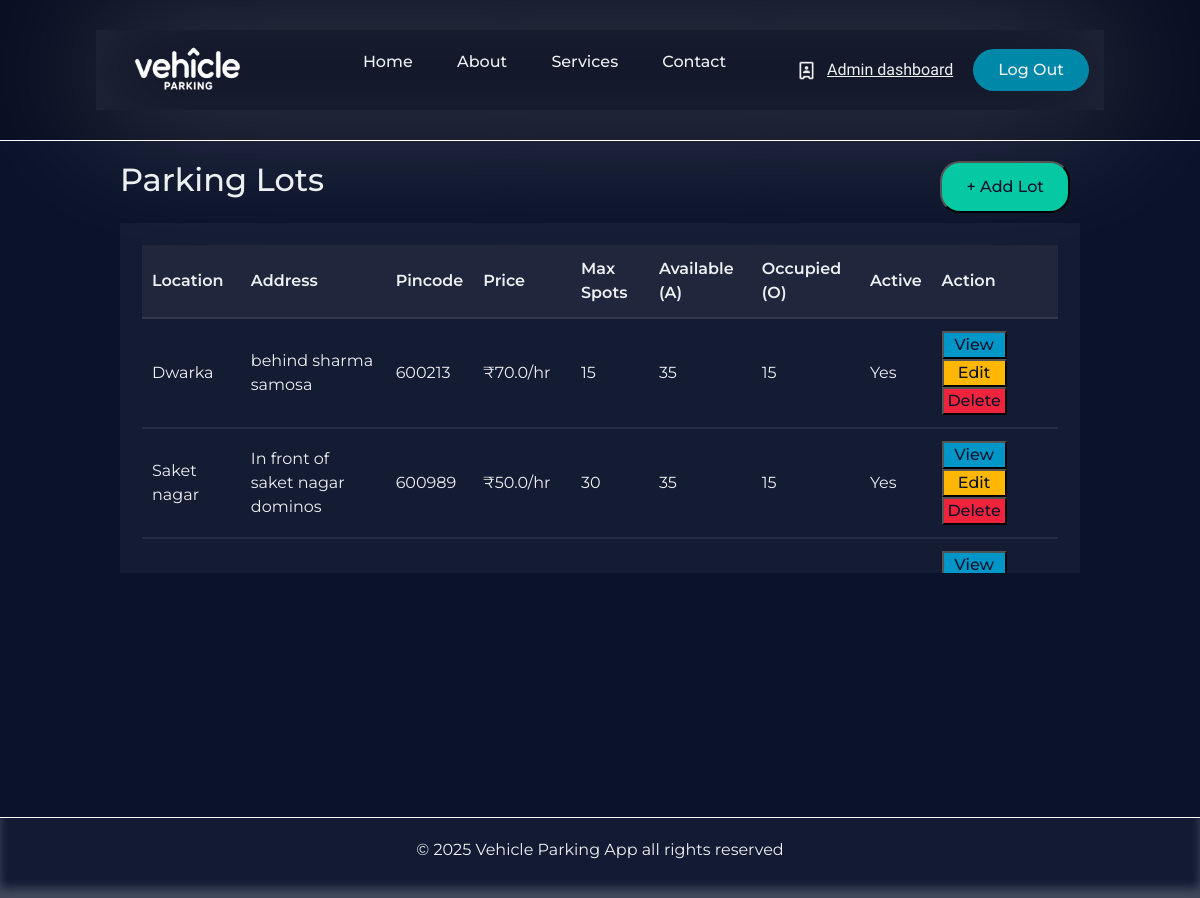
/admin, run on an earlier commit of the app's database.
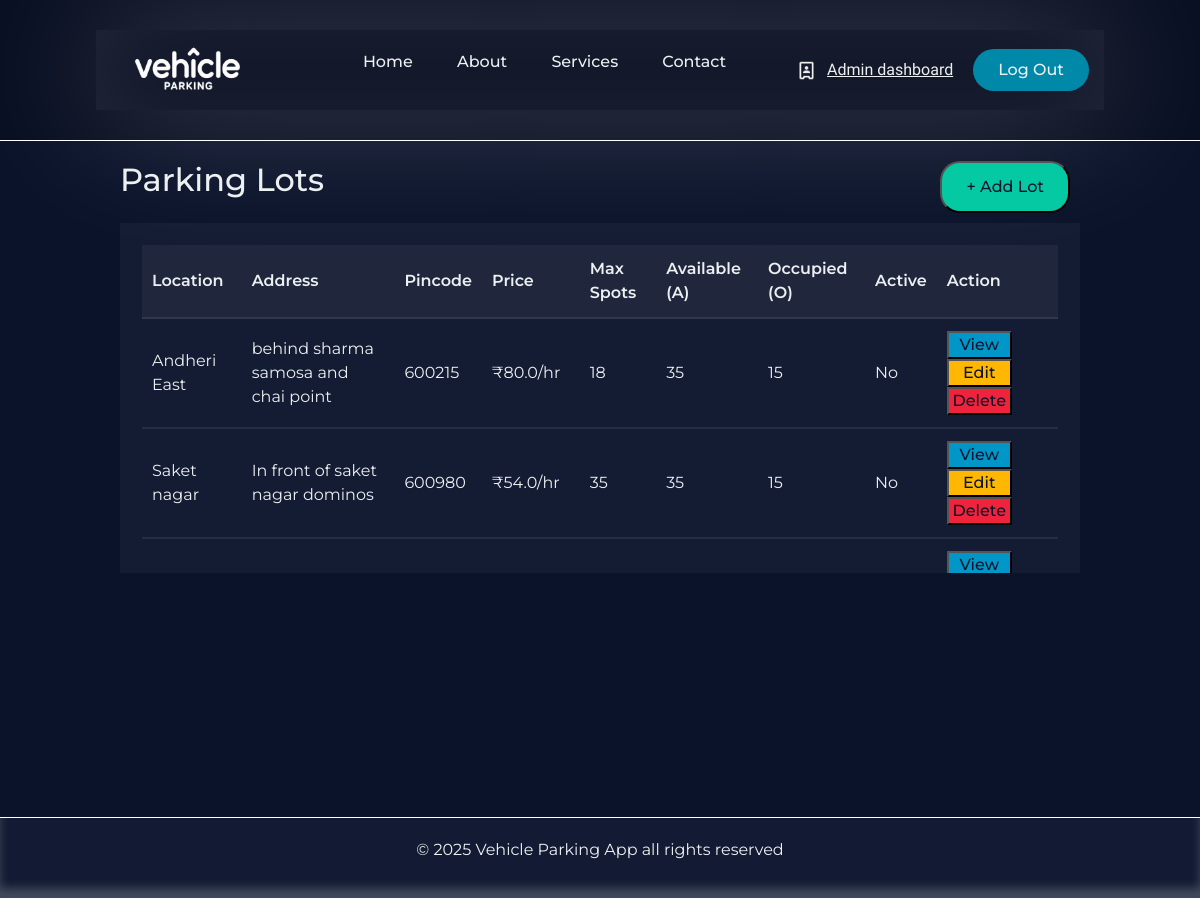
And on a later commit of the database.
### Application/models.py (models this page shows)
class Parkinglot(db.Model):
    __tablename__='parking_lot'
    id=db.Column(db.Integer,primary_key=True)
    prime_location_name=db.Column(db.String(80),nullable=False)
    price=db.Column(db.Float,nullable=False)
    address=db.Column(db.String(250),nullable=False)
    pincode=db.Column(db.String(6),nullable=False)
    maximum_spots=db.Column(db.Integer,nullable=False)
    is_active=db.Column(db.Boolean,default=True,nullable=False)
    spots=db.relationship('Parkingspots',backref='lot',lazy=True)

### Application/controllers.py (the view)
@app.route('/admin')
def admin_dash():
    admin_details=User.query.filter_by(role='admin').first()
    parking_lot_details=Parkinglot.query.all()
    return render_template('admin_dashboard.html',admin_details=admin_details,parking_lot_details=parking_lot_details)

### templates/admin_dashboard.html (shortened to what this page needs)
{% extends 'admin_base.html' %}
{% block content %}
    <div class="admin-parkinglot-table-heading-container">
                    <h2>Parking Lots</h2>
                    <a href="{{url_for('add_new_lot')}}"><button class="admin-parkinglot-table-heading-Addlot-button">+ Add Lot</button></a>
                </div>
                <div class="admin-parkinglot-table-container">
                  <table class="admin-parkinglot-table">
                        <thead>
                          <tr>
                              <th>Location</th>
                              <th>Address</th>
                              <th>Pincode</th>
                              <th>Price</th>
                              <th>Max Spots</th>
                              <th>Available (A)</th>
                              <th>Occupied (O)</th>
                              <th>Active</th>
                              <th>Action</th>
                          </tr>
                        </thead>
                        <tbody>
                         {% for lot in parking_lot_details %}
                        <tr>
                            <td>{{lot.prime_location_name}}</td>
                            <td>{{lot.address}}</td>
                            <td>{{lot.pincode}}</td>
                            <td>₹{{lot.price}}/hr</td>
                            <td>{{lot.maximum_spots}}</td>
                            <td>35</td>
                            <td>15</td>
                            <td>{{'Yes' if lot.is_active else 'No'}}</td>
                            <td class="admin-parking-lot-table-buttons">
                                <a href=""><button class="view-button">View</button></a>
                                 <a href="/edit-parking-lot/{{lot.id}}"><button class="edit-button">Edit</button></a>
                                 <a href=""></a><button class="delete-button">Delete</button></a>
                            </td>
                        </tr>
                        {% endfor %}
                    </tbody>
                  </table>
                </div>
{% endblock %}

### templates/admin_base.html (shortened to what this page needs)
<!DOCTYPE html>
<html lang="en">
  <head>
    <link
      href="https://cdn.jsdelivr.net/npm/bootstrap@5.3.3/dist/css/bootstrap.min.css"
      rel="stylesheet"
    />
    <link rel="stylesheet" href="/static/style.css" />
  </head>
  <body>
    <div class="main_page">
      <header class="header_section">
        <div class="header_canvas">
          <img
            class="logo"
            src="/static/Vehicle parking app logo.png"
            alt="logo"
            height="50px"
            width="150px"
          />
          <nav>
            <ul class="nav__links">
              <li><a href="/">Home</a></li>
              <li><a href="#">About</a></li>
              <li><a href="#">Services</a></li>
              <li><a href="#">Contact</a></li>
            </ul>
          </nav>
          <div class="nav_side_buttons">
            <img id="user_icon" src="/static/admin_icon.png" alt="" />
            <a href="{{url_for('admin_dash')}}"><span id="header_signature">Admin dashboard </span></a>
            <a class="header_register_button" href="#"
              ><button>Log Out</button></a
            >
          </div>
        </div>
      </header>
      <main class="main_section">{% block content %} {% endblock %}</main>
      <footer class="footer_section">
        <p>&copy; 2025 Vehicle Parking App all rights reserved</p>
      </footer>
    </div>
  </body>
</html>

### static/style.css (style rules this page uses)
* { box-sizing: border-box; margin: 0; padding: 0; font-family: "Montserrat",sans-serif; }
html,body { height: 100%; background-color: #0b132b; color: #edf0f1; }
.main_page { display: flex; flex-direction: column; min-height: 100vh; }
.header_section { padding: 30px 8%; border-bottom: 1px solid white; background-color: #090f22; }
.header_canvas { padding: 15px; display: flex; justify-content: space-between; align-items: center; box-shadow: inset 0 0 100px rgba(255, 255, 255, 0.11), 0 0 150px rgba(255, 255, 255, 0.25); }
li,a,button { font-weight: 500; font-size: 16px; color: inherit; text-decoration: none; }
.logo { cursor: pointer; }
.nav__links { list-style: none; }
.nav__links li { display: inline-block; padding: 0px 20px; }
.nav__links li a { transition: all 0.3s ease 0s; }
.nav_side_buttons { display: flex; align-items: center; gap: 10px; }
.nav_side_buttons button { padding: 9px 25px; background-color: rgba(0, 136, 169, 1); border: none; border-radius: 50px; cursor: pointer; transition: all 0.3s ease 0s; }
#user_icon { height: 21px; }
#header_signature { margin-right: 10px; font-family: "Delius Swash Caps"; text-decoration: underline; font-size:medium; }
.main_section { flex: 1; padding: 20px 10%; }
.footer_section { background-color: #121b33; padding: 20px 10%; text-align: center; color: #edf0f1; border-top: 1px solid white; box-shadow: inset 0 -10px 10px rgba(255, 255, 255, 0.2); }
.admin-parkinglot-table-heading-container { margin-bottom: 10px; display: flex; justify-content: space-between; }
.admin-parkinglot-table-heading-Addlot-button { color: #0b132b; padding: 12px 24px; border-radius: 20px; margin-right: 10px; background-color: #05c9a2; cursor: pointer; transition: all 0.3s ease 0s; }
.admin-parkinglot-table-container { padding: 22px; background-color: rgba(255, 255, 255, 0.040); border: #f7f7f7; overflow-y: auto; max-height: 350px; }
.admin-parkinglot-table { width: 100%; border-radius: 30px; border-collapse: separate; border-spacing: 0px; }
.admin-parkinglot-table th, .admin-parkinglot-table td { padding: 12px 10px; border-bottom: 2px solid rgba(255, 255, 255, 0.080);; }
.admin-parkinglot-table th { text-align: left; background-color: rgba(255, 255, 255, 0.05); font-weight: 600; }
.admin-parkinglot-table td { text-align: left; }
.admin-parking-lot-table-buttons button { color: #0b132b; width: 65px; cursor: pointer; transition: all 0.3s ease 0s; }
.admin-parking-lot-table-buttons .view-button { background-color: #0096c7; }
.admin-parking-lot-table-buttons .edit-button { background-color: #ffb703; }
.admin-parking-lot-table-buttons .delete-button { background-color: #ef233c; }

What changed in the data, as far as the page shows it:
changed Parkinglot: prime_location_name "Dwarka" → "Andheri East"; address "behind sharma samosa" → "behind sharma samosa and chai point"; pincode "600213" → "600215"; price "70.0" → "80.0"; maximum_spots "15" → "18"; is_active "Yes" → "No"
changed Parkinglot "Saket nagar": pincode "600989" → "600980"; price "50.0" → "54.0"; maximum_spots "30" → "35"; is_active "Yes" → "No"
